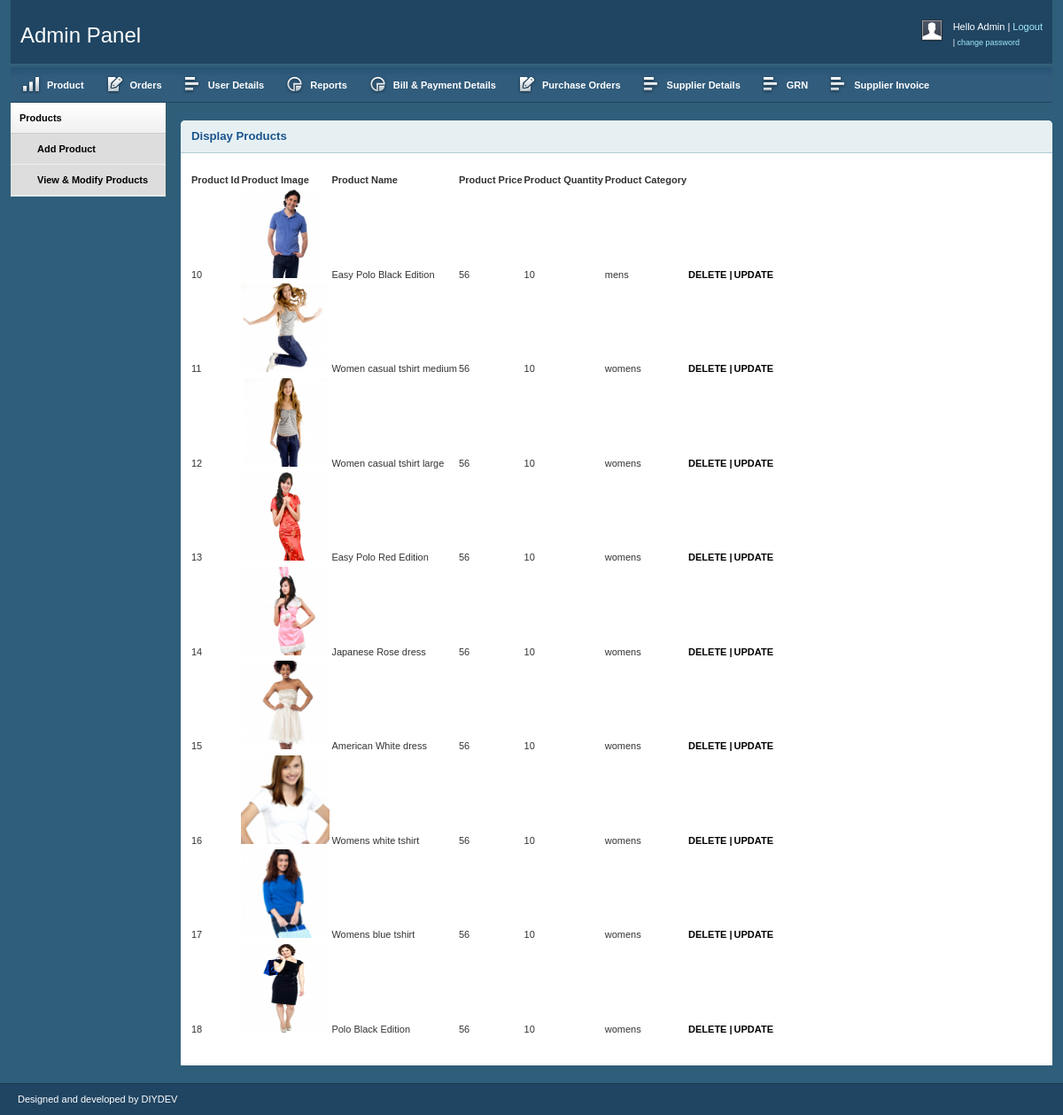
Page /admin/display_item.php (signed in) on the committed database.
### tables this page shows
CREATE TABLE `tbl_product` (
  `p_id` int(10) NOT NULL,
  `p_name` varchar(150) NOT NULL,
  `price` int(11) NOT NULL,
  `p_quantity` int(11) NOT NULL,
  `product_image` varchar(500) NOT NULL,
  `category` varchar(50) NOT NULL
);

### admin/display_item.php (the view, shortened to what this page needs)
<?php
include "admin_header.php";
$link=mysqli_connect("localhost","root","");
mysqli_select_db($link,"online_shopping");
?>
        <div class="grid_2">
            <div class="box sidemenu">
                <div class="block" id="section-menu">
                    <ul class="section menu">
                        <li><a class="menuitem">Products</a>
                            <ul class="submenu">
                                <li><a href="add_product.php">Add Product</a> </li>
                                <li><a href="display_item.php">View & Modify Products</a> </li>
                            </ul>
                        </li>
                    </ul>
                </div>
            </div>
        </div>
        <div class="grid_10">
            <div class="box round first">
                <h2>
                    Display Products</h2>
                <div class="block">
				<?php
					$res=mysqli_query($link,"select * from tbl_product");
					echo "<table>";
					echo "<tr>";
					echo "<td style='font-weight:bold'>"; echo"Product Id"; echo "</td>";
					echo "<td style='font-weight:bold'>"; echo"Product Image"; echo "</td>";
					echo "<td style='font-weight:bold'>"; echo"Product Name"; echo "</td>";
					echo "<td style='font-weight:bold'>"; echo"Product Price"; echo "</td>";
					echo "<td style='font-weight:bold'>"; echo"Product Quantity"; echo "</td>";
					echo "<td style='font-weight:bold'>"; echo"Product Category"; echo "</td>";
					echo "</tr>";
					while($row=mysqli_fetch_array($res))
					{
					echo "<tr>";
					echo "<td>"; echo $row["p_id"]; echo "</td>";
					echo "<td>"; ?> <img src="../user/<?php echo $row["product_image"]; ?>" height="100" width="100"  /> <?php  echo "</td>";
					echo "<td>"; echo $row["p_name"]; echo "</td>";
					echo "<td>"; echo $row["price"]; echo "</td>";
					echo "<td>"; echo $row["p_quantity"]; echo "</td>";
					echo "<td>"; echo $row["category"]; echo "</td>";
					echo "<td>"; ?> <a href="delete.php?id=<?php echo $row["p_id"]; ?>"> DELETE | </a> <?php echo "</td>";
					echo "<td>"; ?> <a href="edit.php?id=<?php echo $row["p_id"]; ?>"> UPDATE </a> <?php echo "</td>";
					echo "</tr>";
					}
					echo "</table>";
				?>
                </div>
            </div>
<?php
include "admin_footer.php";
?>

### admin/css/grid.css (style rules this page uses)
.grid_1, .grid_2, .grid_3, .grid_4, .grid_5, .grid_6, .grid_7, .grid_8, .grid_9, .grid_10, .grid_11, .grid_12, .grid_13, .grid_14, .grid_15, .grid_16 { display: inline; float: left; margin-left: 1%; margin-right: 1%; }
.container_12 .grid_2 { width: 14.666%; }
.container_12 .grid_10 { width: 81.333%; }

### admin/css/layout.css (style rules this page uses)
body { background: #fff; color: #333; font-size: 11px; padding: 0 0 0px; }
a { color: #000; font-weight:bold; text-decoration: none; }
h1, h2, h3, h4, h5, h6 { line-height:1.2em; margin-bottom:.3em; }
h2 { margin-top:1em; }
.box { background:#fff; margin-bottom:20px; padding:10px 10px 10px 10px; margin-left:-8px; }
.box.round { -moz-border-radius: 5px 5px 0px 0px; -webkit-border-radius: 5px 5px 0px 0px; border-radius: 5px 5px 0px 0px; }
.box h2 { font-size:1.2em; font-weight:bold; color:#1B548D; background:#E6F0F3; margin:-10px -10px 0 -10px; padding:10px 12px; border-bottom:1px solid #B3CBD6; -moz-border-radius: 5px 5px 0px 0px; -webkit-border-radius: 5px 5px 0px 0px; border-radius: 5px 5px 0px 0px; }
.box.first { margin-top:20px; }
.block { padding-top:20px; }
.box.sidemenu { background-color:#D1DEE4; border-right:1px solid #3A5665; padding:0px; margin:0px; cursor:pointer; }
.box.sidemenu .block { padding-top:0px; margin-top:0px; }
ul, ol { padding-top:0; }
ul.menu { list-style:none; border-top:1px solid #bbb; }
ul.menu li { margin:0; }
ul.menu li a { display:block; padding:4px 10px; border-bottom:1px solid #ccc; }
ul.menu ul { list-style:none; margin:0; }
ul.menu ul li a { padding-left:30px; }
ul.section { border-top:0; margin-bottom:0; }
ul.section li a { background:url(../img/sidemenu-repeat.jpg) repeat-x; line-height:26px; }
ul.section li li a { background:#ddd; border-bottom:1px solid #eee; }
ul.section ul li { text-transform:none; }
.block { padding-bottom:1px; }

### rows in the picture
tbl_product: p_id "10", product_image (picture), p_name "Easy Polo Black Edition", price "56", p_quantity "10", category "mens"
tbl_product: p_id "11", product_image (picture), p_name "Women casual tshirt medium", price "56", p_quantity "10", category "womens"
tbl_product: p_id "12", product_image (picture), p_name "Women casual tshirt large", price "56", p_quantity "10", category "womens"
tbl_product: p_id "13", product_image (picture), p_name "Easy Polo Red Edition", price "56", p_quantity "10", category "womens"
tbl_product: p_id "14", product_image (picture), p_name "Japanese Rose dress", price "56", p_quantity "10", category "womens"
tbl_product: p_id "15", product_image (picture), p_name "American White dress", price "56", p_quantity "10", category "womens"
tbl_product: p_id "16", product_image (picture), p_name "Womens white tshirt", price "56", p_quantity "10", category "womens"
tbl_product: p_id "17", product_image (picture), p_name "Womens blue tshirt", price "56", p_quantity "10", category "womens"
tbl_product: p_id "18", product_image (picture), p_name "Polo Black Edition", price "56", p_quantity "10", category "womens"
